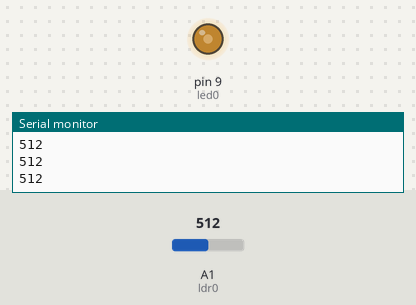
Simulated run of this sketch. Board: Arduino Uno, built with avr-gcc and run on an emulated ATmega328P. Parts: output pins drawn as LEDs (lit = HIGH), the last lines printed to the serial monitor. Inputs (shaded band) come from the test bench; at power-on: A1 (ldr0) = 512.

Above: at 1.2 s.
1.3 s: A1 (ldr0) set to 716
At 2.8 s:
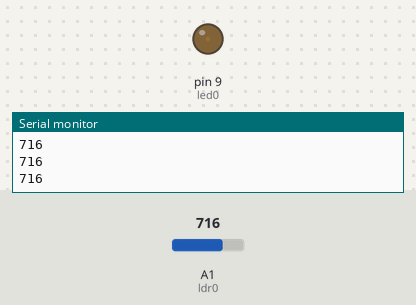
3.1 s: A1 (ldr0) set to 900
At 4.3 s:
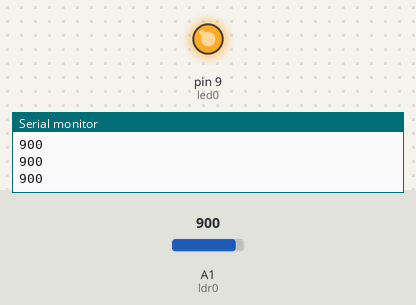
Timing chart, 0 to 6.1 s (numbered marks = the images above; inputs shaded):
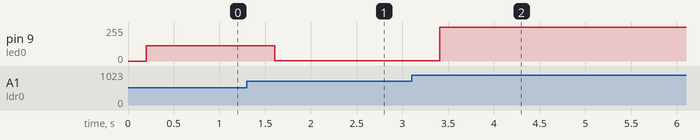

The sketch:

pr01.ino
```cpp
/**********************************************************************************
**                                                                               **
**                              Lector de Llum                                   **
**                                                                               **
**                                                                               **
**********************************************************************************/

//********** Includes *************************************************************

//********** Variables ************************************************************
const int led0 = 9;          // donar nom al pin 9 de l’Arduino
const int ldr0 = A1;         // donar nom al pin A0 de l’Arduino

int velocitat = 20;          // velocitat de l'acció en ms
int valLdr0;                 // guardar valor del ldr

//********** Setup ****************************************************************
void setup()
{
  Serial.begin(9600);

  pinMode(led0, OUTPUT);     // definir el pin 9 com una sortida
}

//********** Loop *****************************************************************
void loop()
{
  valLdr0 = analogRead(ldr0);   // llegir valor ldr
  Serial.println(valLdr0);
  delay(200);
  valLdr0 = map(valLdr0, 250, 720, 255, 0);   // mapejar valor de 0-1023 a 0-255

  analogWrite(led0, valLdr0);    // actualitzar l'estat del led
}

//********** Funcions *************************************************************
```

Measured:
- after the input at 1.3 s, pin 9 (led0): 113/255 → 3/255 after 0.30 s
- after the input at 3.1 s, pin 9 (led0): 3/255 → 255/255 after 0.31 s
